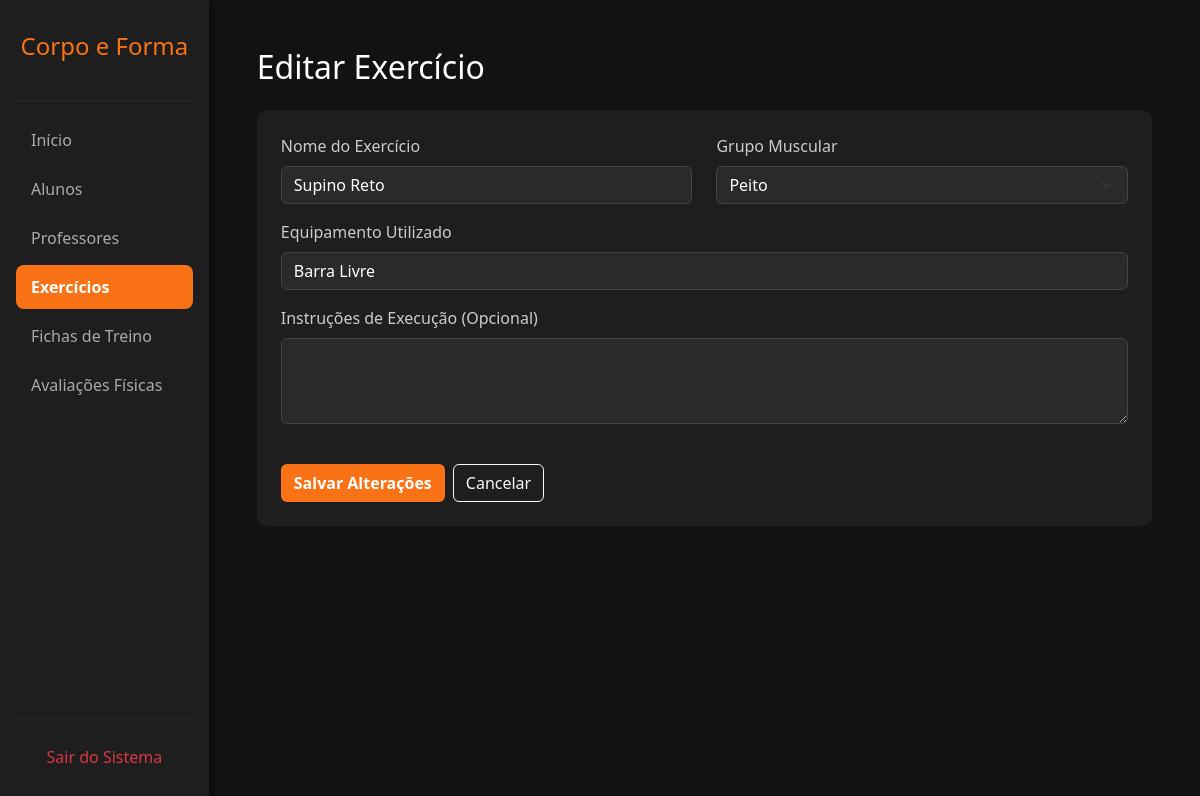
Screenshot of /editar_exercicio.php?id=1 (signed in) with the database file from the repository.
### tables this page shows
CREATE TABLE `exercicios` (
  `id` int(11) NOT NULL,
  `nome` varchar(100) NOT NULL,
  `grupo_muscular` varchar(50) NOT NULL,
  `equipamento` varchar(50) DEFAULT NULL,
  `instrucoes` text DEFAULT NULL
);

### editar_exercicio.php (the view, shortened to what this page needs)
<?php
require 'conexao.php';
$id_exercicio = $_GET['id'];
$stmt = $pdo->prepare("SELECT * FROM exercicios WHERE id = :id");
$stmt->execute(['id' => $id_exercicio]);
$exercicio = $stmt->fetch(PDO::FETCH_ASSOC);
?>
<!DOCTYPE html>
<html lang="pt-BR">
<head>
    <link href="https://cdn.jsdelivr.net/npm/bootstrap@5.3.2/dist/css/bootstrap.min.css" rel="stylesheet">
</head>
<body>
    <div class="d-flex">
        <div class="sidebar p-3 d-flex flex-column">
            <h4 class="text-center mt-3 mb-4" style="color: #f97316;">Corpo e Forma</h4>
            <hr style="border-color: #444;">
            <ul class="nav flex-column mb-auto">
                <li class="nav-item"><a href="painel.php" class="nav-link">Início</a></li>
                <li class="nav-item"><a href="alunos.php" class="nav-link">Alunos</a></li>
                <li class="nav-item"><a href="professores.php" class="nav-link">Professores</a></li>
                <li class="nav-item"><a href="exercicios.php" class="nav-link active">Exercícios</a></li>
                <li class="nav-item"><a href="fichas.php" class="nav-link">Fichas de Treino</a></li>
                <li class="nav-item"><a href="avaliacoes.php" class="nav-link">Avaliações Físicas</a></li>
            </ul>
            <hr style="border-color: #444;">
            <a href="index.php" class="nav-link text-danger text-center">Sair do Sistema</a>
        </div>
        <div class="content p-5 w-100">
            <h2 class="mb-4">Editar Exercício</h2>
            <div class="card p-4" style="background-color: #1e1e1e; border: none; border-radius: 10px;">
                <form action="editar_exercicio.php" method="POST">
                    <div class="row">
                        <div class="col-md-6 mb-3">
                            <label class="form-label">Nome do Exercício</label>
                            <input type="text" name="nome" class="form-control" value="<?php echo $exercicio['nome']; ?>" required>
                        </div>
                        <div class="col-md-6 mb-3">
                            <label class="form-label">Grupo Muscular</label>
                            <select name="grupo_muscular" class="form-select" required>
                                <option value="Peito" <?php if($exercicio['grupo_muscular'] == 'Peito') echo 'selected'; ?>>Peito</option>
                            </select>
                        </div>
                    </div>
                    <div class="row">
                        <div class="col-md-12 mb-3">
                            <label class="form-label">Equipamento Utilizado</label>
                            <input type="text" name="equipamento" class="form-control" value="<?php echo $exercicio['equipamento']; ?>" required>
                        </div>
                        <div class="col-md-12 mb-3">
                            <label class="form-label">Instruções de Execução (Opcional)</label>
                            <textarea name="instrucoes" class="form-control" rows="3"><?php echo $exercicio['instrucoes']; ?></textarea>
                        </div>
                    </div>
                    <div class="mt-4 d-flex gap-2">
                        <button type="submit" class="btn" style="background-color: #f97316; color: white; font-weight: bold;">Salvar Alterações</button>
                        <a href="exercicios.php" class="btn btn-outline-light">Cancelar</a>
                    </div>
                </form>
            </div>
        </div>
    </div>
</body>
</html>

### editar_exercicio.php (style rules this page uses)
body { background-color: #121212; color: #ffffff; overflow-x: hidden; }
.sidebar { background-color: #1e1e1e; min-height: 100vh; width: 250px; box-shadow: 2px 0 10px rgba(0,0,0,0.5); }
.nav-link { color: #aaaaaa; padding: 10px 15px; margin-bottom: 5px; border-radius: 8px; transition: 0.3s; }
.nav-link:hover, .nav-link.active { background-color: #f97316; color: #ffffff; font-weight: bold; }
.form-control, .form-select { background-color: #2a2a2a; border: 1px solid #444; color: white; }
.form-label { color: #ccc; }

### rows the page displays
exercicios: nome "Supino Reto", grupo_muscular "Peito", equipamento "Barra Livre"
